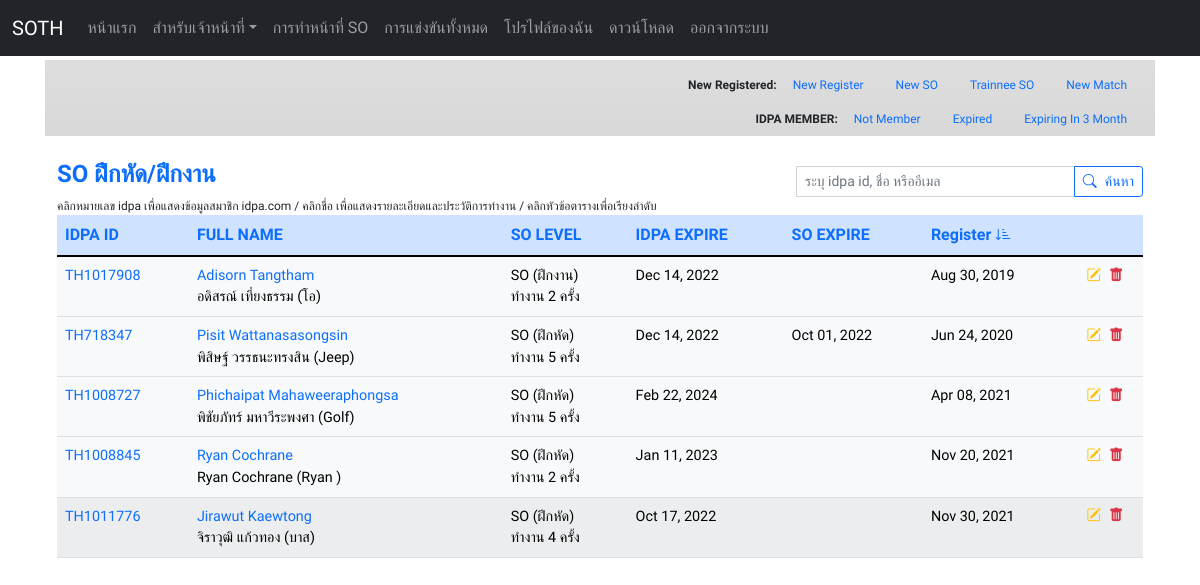
Page /admin/report.php?p=rpt&v=Trainnee&order=Register&sort=a (signed in) on the committed database.
### tables this page shows
CREATE TABLE `so_member` (
  `so_id` int(11) NOT NULL,
  `so_idpa_id` varchar(10) DEFAULT NULL,
  `so_club` varchar(50) DEFAULT NULL,
  `so_firstname` varchar(30) NOT NULL,
  `so_lastname` varchar(30) NOT NULL,
  `so_firstname_en` varchar(30) DEFAULT NULL,
  `so_lastname_en` varchar(30) DEFAULT NULL,
  `so_nickname` varchar(20) NOT NULL,
  `so_citizen_id` varchar(13) NOT NULL,
  `so_dob` date DEFAULT NULL,
  `so_blood_type` varchar(7) DEFAULT NULL,
  `so_sex` varchar(10) DEFAULT NULL,
  `so_address` varchar(50) DEFAULT NULL,
  `so_subdistrict` varchar(30) DEFAULT NULL,
  `so_district` varchar(30) DEFAULT NULL,
  `so_province` varchar(30) DEFAULT NULL,
  `so_zipcode` varchar(5) DEFAULT NULL,
  `so_phone` varchar(30) DEFAULT NULL,
  `so_email` varchar(50) DEFAULT NULL,
  `so_line_id` varchar(60) DEFAULT NULL,
  `so_lineid` varchar(35) DEFAULT NULL,
  `so_idpa_expire` date DEFAULT NULL,
  `so_license_expire` date DEFAULT NULL,
  `so_idpa_profile` varchar(30) DEFAULT NULL,
  `so_level` varchar(12) DEFAULT NULL,
  `so_pwd` varchar(24) DEFAULT NULL,
  `so_auth_lv` int(1) NOT NULL DEFAULT 1 COMMENT '1 idpa member, 3 so member, 5 match director, 6 Stat, 7 administrator, 9 developer',
  `so_avatar` varchar(50) DEFAULT 'img/person.png',
  `so_status` varchar(10) NOT NULL DEFAULT 'enable',
  `so_regis_datetime` datetime DEFAULT NULL,
  `so_editor` varchar(30) DEFAULT NULL,
  `so_lastupdate` datetime NOT NULL DEFAULT current_timestamp()
);

### core.php (called while the page is built, shortened)
<?php
class database extends CommonFnc
{
    protected $mysql_server = "localhost";
    protected $mysql_user = "idpasoth_idpasoth";
    protected $mysql_pass = "Chittong-23";
    protected $mysql_name = "idpasoth_soth";
    public function open_conn()
    {
        $conn = mysqli_connect($this->mysql_server, $this->mysql_user, $this->mysql_pass, $this->mysql_name);
        mysqli_set_charset($conn, "utf8");
        return $conn;
    }
    public function get_result($sql)
    {
        $result = $this->open_conn()->query($sql);
        return $result;
    }
    public function get_db_array($sql, $type = 'key')
    {
        if (isset($sql)) {
            $result = $this->get_result($sql);
            if (!empty($result)) {
                if ($type == 'key') {
                    return $result->fetch_all(MYSQLI_ASSOC);
                } else {
                    return $result->fetch_all(MYSQLI_NUM);
                }
            }
            return NULL;
        } else {
            die("fnc get_db_col no sql parameter.");
        }
    }
    public function get_db_col($sql)
    {
        if (isset($sql)) {
            $result = $this->get_result($sql);
            if (!empty($result)) {
                $row = $result->fetch_array();
                return $row[0];
            }
            return NULL;
        } else {
            die("fnc get_db_col no sql parameter.");
        }
    }
}
?>

### admin/report.php (the view, shortened to what this page needs)
<!doctype html>
<html lang="en">
<?php
include('../core.php');
if (empty($_SESSION["member"])) {
    die('<meta http-equiv="refresh" content="0;url=../sign/signout.php?p=no-right">');
} else {
    $fnc = new web;
    $fnc->debug_console("member info", $_SESSION["member"]);
}
function report_admin_menu()
{
?>
    <div class="container bg-gradient pt-2 text-end d-print-none" style="background-color: #d8d8d8; font-size: 0.75em;">
        <ul class="nav justify-content-end text-capitalize">
            <li class="nav-item align-self-center fw-bold">
                New Registered:
            </li>
            <li class="nav-item">
                <a class="nav-link " aria-current="page" href="?p=rpt&v=newRegister&order=Register&sort=z">New Register</a>
            </li>
            <li class="nav-item">
                <a class="nav-link " aria-current="page" href="?p=rpt&v=newSO&order=Register&sort=z">New SO</a>
            </li>
            <li class="nav-item">
                <a class="nav-link " aria-current="page" href="?p=rpt&v=Trainnee&order=FULL%20NAME&sort=a">Trainnee SO</a>
            </li>
            <li class="nav-item">
                <a class="nav-link " aria-current="page" href="?p=rpt&v=newMatch&order=Register&sort=z">New Match</a>
            </li>
        </ul>
        <ul class="nav justify-content-end text-capitalize">
            <li class="nav-item align-self-center fw-bold">
                IDPA MEMBER:
            </li>
            <li class="nav-item">
                <a class="nav-link " aria-current="page" href="?p=rpt&v=notmember&order=Register&sort=z">Not Member</a>
            </li>
            <li class="nav-item">
                <a class="nav-link " aria-current="page" href="?p=rpt&v=expired&order=IDPA%20EXPIRE&sort=a">Expired</a>
            </li>
            <li class="nav-item">
                <a class="nav-link " aria-current="page" href="?p=rpt&v=exp3month&order=IDPA%20EXPIRE&sort=a">Expiring in 3 month</a>
            </li>
        </ul>
    </div>
<?php
}
function so_list_rpt($rpt_type = "")
{
    global $fnc;
    $sql_order = NULL;
    $sql = "SELECT * FROM `so_member` WHERE ";
    if (isset($_GET["v"]) && $_GET["v"] == "Trainnee") {
        $sql .= "`so_status` = 'enable' AND `so_level` LIKE '%ฝึก%'";
        $rpt_title = "SO ฝึกหัด/ฝึกงาน";
    }
?>
    <div class="container mb-4">
        <div class="row">
            <div class="col-12 col-md-8">
                <h4 class="text-primary text-uppercase mt-4"><strong><?= $rpt_title ?></strong></h4>
            </div>
            <div class="col align-self-end text-end pt-md-4">
                <form action="?" method="get">
                    <div class="input-group input-group-sm">
                        <input type="text" class="form-control" name="keysearch" placeholder="ระบุ idpa id, ชื่อ หรืออีเมล" <?php {
                                                                                                                                if (isset($_GET["keysearch"]) && $_GET["keysearch"] != "") echo ' value="' . $_GET['keysearch'] . '"';
                                                                                                                            } ?> aria-describedby="button-addon2">
                        <button class="btn btn-outline-primary" type="submit" id="button-addon2"><i class="bi bi-search me-2"></i>ค้นหา</button>
                    </div>
                </form>
            </div>
        </div>
        <div>
            <p class="text-mute my-0 py-0" style="font-size: 0.75em;">คลิกหมายเลข idpa เพื่อแสดงข้อมูลสมาชิก idpa.com / คลิกชื่อ เพื่อแสดงรายละเอียดและประวัติการทำงาน / คลิกหัวข้อตารางเพื่อเรียงลำดับ</p>
        </div>
        <table class="table table-light table-striped table-hover">
            <thead>
                <tr class="table-primary">
                    <th class="d-none d-md-table-cell"><?php $sql_order .= table_header_sorting("IDPA ID", "so_idpa_id", $sql_order); ?></th>
                    <th><?php $sql_order .= table_header_sorting("FULL NAME", "so_firstname_en", $sql_order); ?></th>
                    <th class="d-none d-lg-table-cell"><?php $sql_order .= table_header_sorting("SO LEVEL", "so_level", $sql_order); ?></th>
                    <th><?php $sql_order .= table_header_sorting("IDPA EXPIRE", "so_idpa_expire", $sql_order); ?></th>
                    <th><?php $sql_order .= table_header_sorting("SO EXPIRE", "so_license_expire", $sql_order); ?></th>
                    <th class="d-none d-lg-table-cell"><?php $sql_order .= table_header_sorting("Register", "so_regis_datetime	", $sql_order); ?></th>
                    <th class="text-end d-none d-md-table-cell">
                    </th>
                </tr>
            </thead>
            <tbody style="font-size: 0.9em;">
                <?php
                if (isset($sql_order)) {
                    $sql .= $sql_order;
                }
                $sql .= " Limit 30";
                $fnc->debug_console("table so list:", $sql);
                $so_array = $fnc->get_db_array($sql);
                if (!empty($so_array)) {
                    foreach ($so_array as $row) {
                        echo '<tr';
                        if ($_GET["v"] == "Trainnee") {
                            $sql_cnt_on_duty = "SELECT count(`on_duty_id`) as cnd_on_duty FROM `on_duty` WHERE `on_duty_status` = 'enable' AND `so_id` = " . $row["so_id"];
                            $cnt_on_duty = $fnc->get_db_col($sql_cnt_on_duty);
                            if ($cnt_on_duty < 2) {
                                echo ' class="d-none"';
                            }
                        }
                        echo '>
                                <td scope="row" class="d-none d-md-table-cell"><a href="https://www.idpa.com/members/' . $row["so_idpa_id"] . '" target="_blank">' . $row["so_idpa_id"] . '</a></td>
                                <td>';
                        echo '<p class="m-0"><a href="../admin/?p=soinfo&soid=' . $row["so_id"] . '" target="_top">' . $row["so_firstname_en"] . ' ' . $row["so_lastname_en"] . '</a></p>';
                        echo '<p class="m-0">' . $row["so_firstname"] . ' ' . $row["so_lastname"] . ' (' . $row["so_nickname"] . ')</p></td>';
                        echo '<td class="d-none d-lg-table-cell">' . $row["so_level"];
                        if ($_GET["v"] == "Trainnee") {
                            echo '<br>' . 'ทำงาน ' . $cnt_on_duty . ' ครั้ง';
                        }
                        echo '</td>';
                        echo '<td>';
                        if ($row["so_idpa_expire"]) {
                            echo date("M d, Y", strtotime($row["so_idpa_expire"]));
                        }
                        echo '</td>';
                        echo '<td>';
                        if ($row["so_license_expire"]) {
                            echo date("M d, Y", strtotime($row["so_license_expire"]));
                        }
                        echo '</td>
                                <td class="d-none d-lg-table-cell">' . date("M d, Y", strtotime($row["so_regis_datetime"])) . '</td>';
                        echo '<td class="text-center d-none d-md-table-cell">';
                        if ($_GET["v"] == "newRegister") {
                            echo '<a href="../db_mgt.php?p=so&act=approved&soid=' . $row["so_id"] . '" target="_top" class="link-primary"><i class="bi bi-person-circle"></i></a>';
                        } else {
                            echo '<a href="../admin/?p=so&act=soedit&soid=' . $row["so_id"] . '" target="_blank" class="link-warning"><i class="bi bi-pencil-square"></i></a>';
                        }
                        echo '<a href="../db_mgt.php?p=so&&act=sodelete&soid=' . $row["so_id"] . '" target="_top" class="link-danger ps-2">' . '<i class="bi bi-trash-fill"></i>' . '</a></td>';
                        echo '</tr>';
                    }
                } else {
                    echo '<tr><td colspan="8" class="text-center">SO not founded.</td></tr>';
                }
                ?>
            </tbody>
        </table>
    </div>
<?php
}
function table_header_sorting($label, $col_name, $sql_order = NULL)
{
    if (isset($_GET["order"]) && $_GET["order"] == $label) {
        if (isset($_GET["sort"]) && $_GET["sort"] == "z") {
            $sql_order = " ORDER BY " . $col_name . " DESC";
            echo '<a href="?p=' . $_GET["p"] . '&v=' . $_GET["v"] . '&order=' . $label . '&sort=a" target="_top">' . $label . ' <i class="bi bi-sort-down"></i>' . '</a>';
        } else {
            echo '<a href="?p=' . $_GET["p"] . '&v=' . $_GET["v"] . '&order=' . $label . '&sort=z" target="_top">' . $label . ' <i class="bi bi-sort-down-alt"></i>' . '</a>';
            $sql_order = " ORDER BY " . $col_name . " ASC";
        }
        return $sql_order;
    } else {
        echo '<a href="?p=' . $_GET["p"] . '&v=' . $_GET["v"] . '&order=' . $label . '&sort=a" target="_top">' . $label . '</a>';
    }
}
?>
<head>
    <link href="https://cdn.jsdelivr.net/npm/bootstrap@5.1.1/dist/css/bootstrap.min.css" rel="stylesheet">
    <link rel="stylesheet" href="../css/style.css">
</head>
<body>
    <nav class="navbar navbar-expand-md navbar-dark fixed-top bg-dark">
        <div class="container-fluid">
            <a class="navbar-brand" href="#">SOTH</a>
            <div class="collapse navbar-collapse" id="navbarCollapse">
                <ul class="navbar-nav me-auto mb-2 mb-md-0 text-capitalize">
                    <li class="nav-item">
                        <a class="nav-link" aria-current="page" href="../member/">หน้าแรก</a>
                    </li>
                    <?php if ($_SESSION["member"]["auth_lv"] >= 5) { ?>
                        <li class="nav-item dropdown">
                            <a class="nav-link dropdown-toggle" aria-current="page" data-bs-toggle="dropdown" href="#" role="button" aria-expanded="false">สำหรับเจ้าหน้าที่</a>
                        </li>
                    <?php } ?>
                    <li class="nav-item">
                        <a class="nav-link" href="../member/?p=jobs">การทำหน้าที่ SO</a>
                    </li>
                    <li class="nav-item">
                        <a class="nav-link" href="../member/?p=matchs">การแข่งขันทั้งหมด</a>
                    </li>
                    <li class="nav-item">
                        <a class="nav-link" href="../member/?p=profile">โปรไฟล์ของฉัน</a>
                    </li>
                    <li class="nav-item">
                        <a class="nav-link" href="../member/?p=download">ดาวน์โหลด</a>
                    </li>
                    <li class="nav-item">
                        <a class="nav-link" href="../sign/signout.php?p=signout">ออกจากระบบ</a>
                    </li>
                </ul>
            </div>
        </div>
    </nav>
    <main class="flex-shrink-0">
        <div class="container">
            <?php
            if (isset($_GET["p"]) && $_GET["p"] == "rpt") {
                if ($_SESSION["member"]["auth_lv"] >= 7) {
                    report_admin_menu();
                }
                if (isset($_GET["v"]) && $_GET["v"] != "") {
                    switch ($_GET["v"]) {
                        case "Trainnee":
                            so_list_rpt($_GET["p"]);
                            break;
                    }
                }
            } else {
            ?>
                <h1 class="mt-5">Reports</h1>
                <p class="lead">Coming soon...</p>
            <?php
            }
            ?>
        </div>
    </main>
</body>
</html>

### css/style.css (style rules this page uses)
main>.container { padding: 60px 15px 0; }
body { font-family: 'Kanit', sans-serif; size: 1rem; }
a { text-decoration: none; }

### rows in the picture
so_member: so_idpa "TH1017908", so_firstname_en "Adisorn", so_lastname_en "Tangtham", so_firstname "อดิสรณ์", so_lastname "เที่ยงธรรม", so_nickname "โอ", so_level "SO (ฝึกงาน)", cnt_on_duty "2", so_idpa_expire "Dec 14, 2022", so_regis_datetime "Aug 30, 2019"
so_member: so_idpa "TH718347", so_firstname_en "Pisit", so_lastname_en "Wattanasasongsin", so_firstname "พิสิษฐ์", so_lastname "วรรธนะทรงสิน", so_nickname "Jeep", so_level "SO (ฝึกหัด)", cnt_on_duty "5", so_idpa_expire "Dec 14, 2022", so_license_expire "Oct 01, 2022", so_regis_datetime "Jun 24, 2020"
so_member: so_idpa "TH1008727", so_firstname_en "Phichaipat", so_lastname_en "Mahaweeraphongsa", so_firstname "พิชัยภัทร์", so_lastname "มหาวีระพงศา", so_nickname "Golf", so_level "SO (ฝึกหัด)", cnt_on_duty "5", so_idpa_expire "Feb 22, 2024", so_regis_datetime "Apr 08, 2021"
so_member: so_idpa "TH1008845", so_firstname_en "Ryan", so_lastname_en "Cochrane", so_firstname "Ryan", so_lastname "Cochrane", so_nickname "Ryan", so_level "SO (ฝึกหัด)", cnt_on_duty "2", so_idpa_expire "Jan 11, 2023", so_regis_datetime "Nov 20, 2021"
so_member: so_idpa "TH1011776", so_firstname_en "Jirawut", so_lastname_en "Kaewtong", so_firstname "จิราวุฒิ", so_lastname "แก้วทอง", so_nickname "บาส", so_level "SO (ฝึกหัด)", cnt_on_duty "4", so_idpa_expire "Oct 17, 2022", so_regis_datetime "Nov 30, 2021"

### other values in the picture
$rpt_title "SO ฝึกหัด/ฝึกงาน"
$label "IDPA ID FULL NAME SO LEVEL IDPA EXPIRE SO EXPIRE"
$label "Register"
